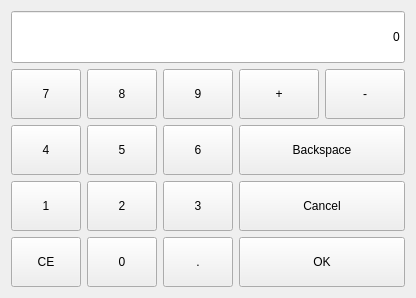
<?xml version="1.0" encoding="UTF-8"?>
<ui version="4.0">
 <class>VirtualNumericKeypadDialog</class>
 <widget class="QDialog" name="VirtualNumericKeypadDialog">
  <property name="geometry">
   <rect>
    <x>0</x>
    <y>0</y>
    <width>396</width>
    <height>298</height>
   </rect>
  </property>
  <property name="windowTitle">
   <string>Keyboard</string>
  </property>
  <property name="windowIcon">
   <iconset resource="../../resource.qrc">
    <normaloff>:/resource/parameter.png</normaloff>:/resource/parameter.png</iconset>
  </property>
  <layout class="QVBoxLayout" name="verticalLayout_2">
   <item>
    <widget class="QLineEdit" name="displayLineEdit">
     <property name="sizePolicy">
      <sizepolicy hsizetype="Expanding" vsizetype="Preferred">
       <horstretch>0</horstretch>
       <verstretch>0</verstretch>
      </sizepolicy>
     </property>
     <property name="minimumSize">
      <size>
       <width>0</width>
       <height>48</height>
      </size>
     </property>
     <property name="focusPolicy">
      <enum>Qt::NoFocus</enum>
     </property>
     <property name="contextMenuPolicy">
      <enum>Qt::DefaultContextMenu</enum>
     </property>
     <property name="layoutDirection">
      <enum>Qt::LeftToRight</enum>
     </property>
     <property name="text">
      <string>0</string>
     </property>
     <property name="alignment">
      <set>Qt::AlignRight|Qt::AlignTrailing|Qt::AlignVCenter</set>
     </property>
    </widget>
   </item>
   <item>
    <layout class="QHBoxLayout" name="horizontalLayout_2">
     <item>
      <layout class="QGridLayout" name="numericLayout">
       <property name="spacing">
        <number>6</number>
       </property>
       <item row="0" column="0">
        <widget class="QToolButton" name="num7ToolButton">
         <property name="sizePolicy">
          <sizepolicy hsizetype="Expanding" vsizetype="Expanding">
           <horstretch>0</horstretch>
           <verstretch>0</verstretch>
          </sizepolicy>
         </property>
         <property name="minimumSize">
          <size>
           <width>70</width>
           <height>50</height>
          </size>
         </property>
         <property name="maximumSize">
          <size>
           <width>70</width>
           <height>50</height>
          </size>
         </property>
         <property name="focusPolicy">
          <enum>Qt::NoFocus</enum>
         </property>
         <property name="text">
          <string>7</string>
         </property>
         <attribute name="buttonGroup">
          <string>numericButtonGroup</string>
         </attribute>
        </widget>
       </item>
       <item row="0" column="1">
        <widget class="QToolButton" name="num8ToolButton">
         <property name="sizePolicy">
          <sizepolicy hsizetype="Expanding" vsizetype="Expanding">
           <horstretch>0</horstretch>
           <verstretch>0</verstretch>
          </sizepolicy>
         </property>
         <property name="minimumSize">
          <size>
           <width>70</width>
           <height>50</height>
          </size>
         </property>
         <property name="maximumSize">
          <size>
           <width>70</width>
           <height>50</height>
          </size>
         </property>
         <property name="focusPolicy">
          <enum>Qt::NoFocus</enum>
         </property>
         <property name="text">
          <string>8</string>
         </property>
         <attribute name="buttonGroup">
          <string>numericButtonGroup</string>
         </attribute>
        </widget>
       </item>
       <item row="0" column="2">
        <widget class="QToolButton" name="num9ToolButton">
         <property name="sizePolicy">
          <sizepolicy hsizetype="Expanding" vsizetype="Expanding">
           <horstretch>0</horstretch>
           <verstretch>0</verstretch>
          </sizepolicy>
         </property>
         <property name="minimumSize">
          <size>
           <width>70</width>
           <height>50</height>
          </size>
         </property>
         <property name="maximumSize">
          <size>
           <width>70</width>
           <height>50</height>
          </size>
         </property>
         <property name="focusPolicy">
          <enum>Qt::NoFocus</enum>
         </property>
         <property name="text">
          <string>9</string>
         </property>
         <attribute name="buttonGroup">
          <string>numericButtonGroup</string>
         </attribute>
        </widget>
       </item>
       <item row="1" column="0">
        <widget class="QToolButton" name="num4ToolButton">
         <property name="sizePolicy">
          <sizepolicy hsizetype="Expanding" vsizetype="Expanding">
           <horstretch>0</horstretch>
           <verstretch>0</verstretch>
          </sizepolicy>
         </property>
         <property name="minimumSize">
          <size>
           <width>70</width>
           <height>50</height>
          </size>
         </property>
         <property name="maximumSize">
          <size>
           <width>70</width>
           <height>50</height>
          </size>
         </property>
         <property name="focusPolicy">
          <enum>Qt::NoFocus</enum>
         </property>
         <property name="text">
          <string>4</string>
         </property>
         <attribute name="buttonGroup">
          <string>numericButtonGroup</string>
         </attribute>
        </widget>
       </item>
       <item row="1" column="1">
        <widget class="QToolButton" name="num5ToolButton">
         <property name="sizePolicy">
          <sizepolicy hsizetype="Expanding" vsizetype="Expanding">
           <horstretch>0</horstretch>
           <verstretch>0</verstretch>
          </sizepolicy>
         </property>
         <property name="minimumSize">
          <size>
           <width>70</width>
           <height>50</height>
          </size>
         </property>
         <property name="maximumSize">
          <size>
           <width>70</width>
           <height>50</height>
          </size>
         </property>
         <property name="focusPolicy">
          <enum>Qt::NoFocus</enum>
         </property>
         <property name="text">
          <string>5</string>
         </property>
         <attribute name="buttonGroup">
          <string>numericButtonGroup</string>
         </attribute>
        </widget>
       </item>
       <item row="1" column="2">
        <widget class="QToolButton" name="num6ToolButton">
         <property name="sizePolicy">
          <sizepolicy hsizetype="Expanding" vsizetype="Expanding">
           <horstretch>0</horstretch>
           <verstretch>0</verstretch>
          </sizepolicy>
         </property>
         <property name="minimumSize">
          <size>
           <width>70</width>
           <height>50</height>
          </size>
         </property>
         <property name="maximumSize">
          <size>
           <width>70</width>
           <height>50</height>
          </size>
         </property>
         <property name="focusPolicy">
          <enum>Qt::NoFocus</enum>
         </property>
         <property name="text">
          <string>6</string>
         </property>
         <attribute name="buttonGroup">
          <string>numericButtonGroup</string>
         </attribute>
        </widget>
       </item>
       <item row="2" column="0">
        <widget class="QToolButton" name="num1ToolButton">
         <property name="sizePolicy">
          <sizepolicy hsizetype="Expanding" vsizetype="Expanding">
           <horstretch>0</horstretch>
           <verstretch>0</verstretch>
          </sizepolicy>
         </property>
         <property name="minimumSize">
          <size>
           <width>70</width>
           <height>50</height>
          </size>
         </property>
         <property name="maximumSize">
          <size>
           <width>70</width>
           <height>50</height>
          </size>
         </property>
         <property name="focusPolicy">
          <enum>Qt::NoFocus</enum>
         </property>
         <property name="text">
          <string>1</string>
         </property>
         <attribute name="buttonGroup">
          <string>numericButtonGroup</string>
         </attribute>
        </widget>
       </item>
       <item row="2" column="1">
        <widget class="QToolButton" name="num2ToolButton">
         <property name="sizePolicy">
          <sizepolicy hsizetype="Expanding" vsizetype="Expanding">
           <horstretch>0</horstretch>
           <verstretch>0</verstretch>
          </sizepolicy>
         </property>
         <property name="minimumSize">
          <size>
           <width>70</width>
           <height>50</height>
          </size>
         </property>
         <property name="maximumSize">
          <size>
           <width>70</width>
           <height>50</height>
          </size>
         </property>
         <property name="focusPolicy">
          <enum>Qt::NoFocus</enum>
         </property>
         <property name="text">
          <string>2</string>
         </property>
         <attribute name="buttonGroup">
          <string>numericButtonGroup</string>
         </attribute>
        </widget>
       </item>
       <item row="2" column="2">
        <widget class="QToolButton" name="num3ToolButton">
         <property name="sizePolicy">
          <sizepolicy hsizetype="Expanding" vsizetype="Expanding">
           <horstretch>0</horstretch>
           <verstretch>0</verstretch>
          </sizepolicy>
         </property>
         <property name="minimumSize">
          <size>
           <width>70</width>
           <height>50</height>
          </size>
         </property>
         <property name="maximumSize">
          <size>
           <width>70</width>
           <height>50</height>
          </size>
         </property>
         <property name="focusPolicy">
          <enum>Qt::NoFocus</enum>
         </property>
         <property name="text">
          <string>3</string>
         </property>
         <attribute name="buttonGroup">
          <string>numericButtonGroup</string>
         </attribute>
        </widget>
       </item>
       <item row="3" column="0">
        <widget class="QToolButton" name="clearToolButton">
         <property name="sizePolicy">
          <sizepolicy hsizetype="Expanding" vsizetype="Expanding">
           <horstretch>0</horstretch>
           <verstretch>0</verstretch>
          </sizepolicy>
         </property>
         <property name="minimumSize">
          <size>
           <width>70</width>
           <height>50</height>
          </size>
         </property>
         <property name="maximumSize">
          <size>
           <width>70</width>
           <height>50</height>
          </size>
         </property>
         <property name="focusPolicy">
          <enum>Qt::NoFocus</enum>
         </property>
         <property name="text">
          <string>CE</string>
         </property>
        </widget>
       </item>
       <item row="3" column="1">
        <widget class="QToolButton" name="num0ToolButton">
         <property name="sizePolicy">
          <sizepolicy hsizetype="Expanding" vsizetype="Expanding">
           <horstretch>0</horstretch>
           <verstretch>0</verstretch>
          </sizepolicy>
         </property>
         <property name="minimumSize">
          <size>
           <width>70</width>
           <height>50</height>
          </size>
         </property>
         <property name="maximumSize">
          <size>
           <width>70</width>
           <height>50</height>
          </size>
         </property>
         <property name="focusPolicy">
          <enum>Qt::NoFocus</enum>
         </property>
         <property name="text">
          <string>0</string>
         </property>
         <attribute name="buttonGroup">
          <string>numericButtonGroup</string>
         </attribute>
        </widget>
       </item>
       <item row="3" column="2">
        <widget class="QToolButton" name="pointToolButton">
         <property name="sizePolicy">
          <sizepolicy hsizetype="Expanding" vsizetype="Expanding">
           <horstretch>0</horstretch>
           <verstretch>0</verstretch>
          </sizepolicy>
         </property>
         <property name="minimumSize">
          <size>
           <width>70</width>
           <height>50</height>
          </size>
         </property>
         <property name="maximumSize">
          <size>
           <width>70</width>
           <height>50</height>
          </size>
         </property>
         <property name="focusPolicy">
          <enum>Qt::NoFocus</enum>
         </property>
         <property name="text">
          <string>.</string>
         </property>
         <attribute name="buttonGroup">
          <string>numericButtonGroup</string>
         </attribute>
        </widget>
       </item>
      </layout>
     </item>
     <item>
      <layout class="QVBoxLayout" name="verticalLayout">
       <item>
        <layout class="QHBoxLayout" name="horizontalLayout">
         <item>
          <widget class="QPushButton" name="addButton">
           <property name="sizePolicy">
            <sizepolicy hsizetype="Preferred" vsizetype="Preferred">
             <horstretch>0</horstretch>
             <verstretch>0</verstretch>
            </sizepolicy>
           </property>
           <property name="minimumSize">
            <size>
             <width>0</width>
             <height>50</height>
            </size>
           </property>
           <property name="maximumSize">
            <size>
             <width>16777215</width>
             <height>50</height>
            </size>
           </property>
           <property name="focusPolicy">
            <enum>Qt::NoFocus</enum>
           </property>
           <property name="text">
            <string>+</string>
           </property>
          </widget>
         </item>
         <item>
          <widget class="QPushButton" name="minusToolButton">
           <property name="sizePolicy">
            <sizepolicy hsizetype="Preferred" vsizetype="Preferred">
             <horstretch>0</horstretch>
             <verstretch>0</verstretch>
            </sizepolicy>
           </property>
           <property name="minimumSize">
            <size>
             <width>0</width>
             <height>50</height>
            </size>
           </property>
           <property name="maximumSize">
            <size>
             <width>16777215</width>
             <height>50</height>
            </size>
           </property>
           <property name="focusPolicy">
            <enum>Qt::NoFocus</enum>
           </property>
           <property name="text">
            <string>-</string>
           </property>
          </widget>
         </item>
        </layout>
       </item>
       <item>
        <widget class="QPushButton" name="backspaceToolButton">
         <property name="sizePolicy">
          <sizepolicy hsizetype="Expanding" vsizetype="Expanding">
           <horstretch>0</horstretch>
           <verstretch>0</verstretch>
          </sizepolicy>
         </property>
         <property name="minimumSize">
          <size>
           <width>0</width>
           <height>50</height>
          </size>
         </property>
         <property name="maximumSize">
          <size>
           <width>16777215</width>
           <height>50</height>
          </size>
         </property>
         <property name="focusPolicy">
          <enum>Qt::NoFocus</enum>
         </property>
         <property name="text">
          <string>Backspace</string>
         </property>
        </widget>
       </item>
       <item>
        <widget class="QPushButton" name="cancelToolButton">
         <property name="sizePolicy">
          <sizepolicy hsizetype="Expanding" vsizetype="Expanding">
           <horstretch>0</horstretch>
           <verstretch>0</verstretch>
          </sizepolicy>
         </property>
         <property name="minimumSize">
          <size>
           <width>0</width>
           <height>50</height>
          </size>
         </property>
         <property name="maximumSize">
          <size>
           <width>16777215</width>
           <height>50</height>
          </size>
         </property>
         <property name="focusPolicy">
          <enum>Qt::NoFocus</enum>
         </property>
         <property name="text">
          <string>Cancel</string>
         </property>
        </widget>
       </item>
       <item>
        <widget class="QPushButton" name="okToolButton">
         <property name="sizePolicy">
          <sizepolicy hsizetype="Expanding" vsizetype="Expanding">
           <horstretch>0</horstretch>
           <verstretch>0</verstretch>
          </sizepolicy>
         </property>
         <property name="minimumSize">
          <size>
           <width>0</width>
           <height>50</height>
          </size>
         </property>
         <property name="maximumSize">
          <size>
           <width>16777215</width>
           <height>50</height>
          </size>
         </property>
         <property name="focusPolicy">
          <enum>Qt::NoFocus</enum>
         </property>
         <property name="text">
          <string>OK</string>
         </property>
        </widget>
       </item>
      </layout>
     </item>
    </layout>
   </item>
  </layout>
 </widget>
 <resources>
  <include location="../../resource.qrc"/>
 </resources>
 <connections/>
 <buttongroups>
  <buttongroup name="numericButtonGroup"/>
 </buttongroups>
</ui>
